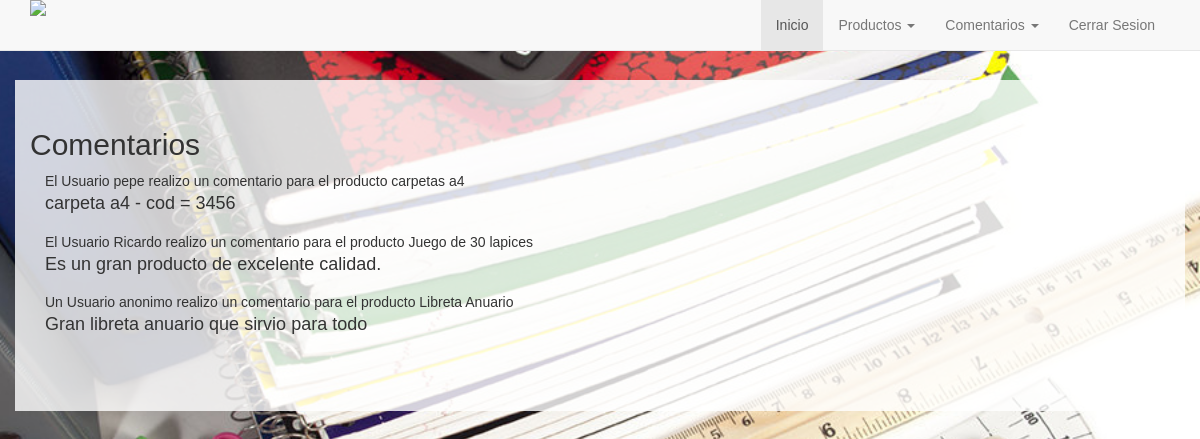
/LibrArt/lista_comentario.php (signed in), run on the app's committed database.
### tables this page shows
CREATE TABLE `comentarios` (
  `idComentario` int(11) NOT NULL,
  `detalle` varchar(1000) NOT NULL,
  `fecha` datetime NOT NULL,
  `idProducto` int(11) NOT NULL,
  `idUsuario` int(11) NOT NULL
);

CREATE TABLE `usuario` (
  `us_login` varchar(20) NOT NULL,
  `us_password` varchar(30) NOT NULL,
  `us_rol` int(11) NOT NULL,
  `us_nombre` varchar(30) NOT NULL,
  `us_habilitado` char(1) NOT NULL,
  `passphrases` varchar(200) NOT NULL
);

CREATE TABLE `producto` (
  `pr_codigo` int(11) NOT NULL,
  `pr_descripcion` varchar(50) NOT NULL
);

### LibrArt/include/conexion.php (called while the page is built, shortened)
<?php
function ejecutar_sql($sql){
	$resultado = mysql_query($sql);
	return $resultado;
}
?>

### LibrArt/lista_comentario.php (the view, shortened to what this page needs)
<?php
include 'superior.php';
$sql = "select co.detalle as detalle,pr.pr_descripcion as descripcion,us.us_nombre as nombre from producto as pr inner join comentarios as co on pr.pr_codigo = co.idProducto left join usuario as us on co.idUsuario = us.us_login";
$resultado = ejecutar_sql($sql);
?>
	<h2>Comentarios</h2>
	<div class="container">
	<table class="table table-striped" align="center">
	<?php
		$count = mysql_num_rows($resultado);
		if($count > 0)
		{
			while ($row=mysql_fetch_array($resultado))
			{
				if ($row["nombre"] == "")
				{
					echo "<div>
								<span>"."Un Usuario anonimo realizo un comentario para el producto"." ". $row["descripcion"]."</br>"."</span>
		 						<p>".$row["detalle"]."</p>
		 					</div>";
				}
				else
				{
				echo "		<div>
								<span>"."El Usuario ".$row["nombre"]." "."realizo un comentario para el producto"." ". $row["descripcion"]."</br>"."</span>
		 						<p>".$row["detalle"]."</p>
		 					</div>";
				}
			}
		}
	?>
	</table>
	</div>
<?php
include 'inferior.php';
?>

### LibrArt/css/heroic-features.css (style rules this page uses)
body { padding-top: 60px; }

### LibrArt/css/estilos.css (style rules this page uses)
.fondoIndex1 { background: url(../img/fondo.jpg) no-repeat center center fixed; background-size: cover; -moz-background-size: cover; -webkit-background-size: cover; -o-background-size: cover; }

### data on the page
comentarios: idUsuario.us_nombre "pepe", idProducto.pr_descripcion "carpetas a4", detalle "carpeta a4 - cod = 3456"
comentarios: idUsuario.us_nombre "Ricardo", idProducto.pr_descripcion "Juego de 30 lapices", detalle "Es un gran producto de excelente calidad."
comentarios: idProducto.pr_descripcion "Libreta Anuario", detalle "Gran libreta anuario que sirvio para todo"
